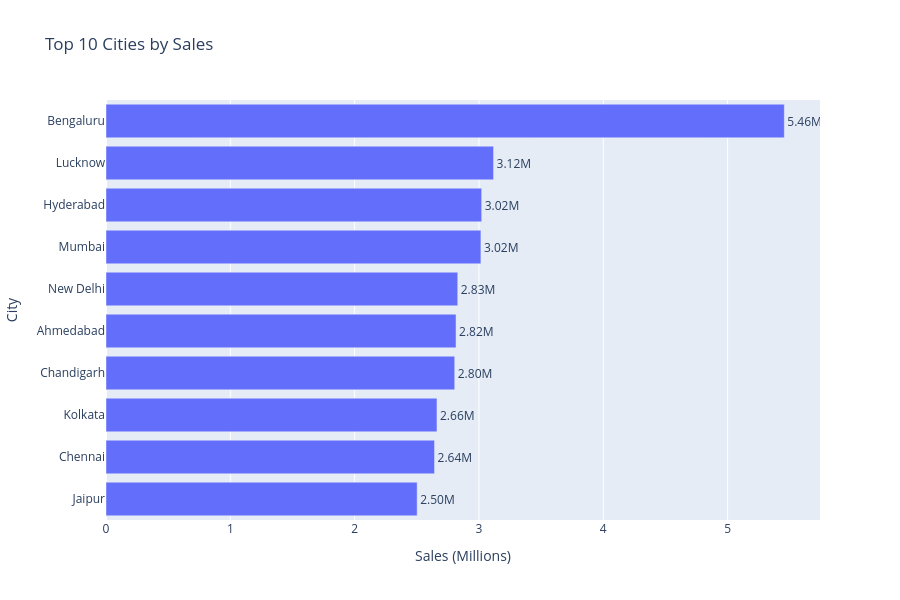

Notebook cell for this chart:
### Code cell
fig = px.bar(
    city_sales.sort_values("sales_million"),
    x="sales_million",
    y="city",
    orientation="h",
    text="sales_million",
    title="Top 10 Cities by Sales"
)

fig.update_traces(
    texttemplate="%{text:.2f}M",
    textposition="outside"
)

fig.update_layout(
    xaxis_title="Sales (Millions)",
    yaxis_title="City",
    showlegend=False,
    height=600
)

fig.show()

### Figure 1 — Plotly figure (JSON) as saved in the notebook; plotly's stock layout.template omitted (floating-point values rounded to 4 significant figures)
{"data": [{"hovertemplate": "sales_million=%{text}<br>city=%{y}<extra></extra>", "legendgroup": "", "marker": {"color": "#636efa", "pattern": {"shape": ""}}, "name": "", "orientation": "h", "showlegend": false, "text": [2.503, 2.643, 2.662, 2.805, 2.816, 2.829, 3.016, 3.022, 3.117, 5.456], "textposition": "outside", "texttemplate": "%{text:.2f}M", "type": "bar", "x": [2.503, 2.643, 2.662, 2.805, 2.816, 2.829, 3.016, 3.022, 3.117, 5.456], "xaxis": "x", "y": ["Jaipur", "Chennai", "Kolkata", "Chandigarh", "Ahmedabad", "New Delhi", "Mumbai", "Hyderabad", "Lucknow", "Bengaluru"], "yaxis": "y"}], "layout": {"barmode": "relative", "height": 600, "legend": {"tracegroupgap": 0}, "showlegend": false, "title": {"text": "Top 10 Cities by Sales"}, "xaxis": {"anchor": "y", "domain": [0, 1], "title": {"text": "Sales (Millions)"}}, "yaxis": {"anchor": "x", "domain": [0, 1], "title": {"text": "City"}}}}
